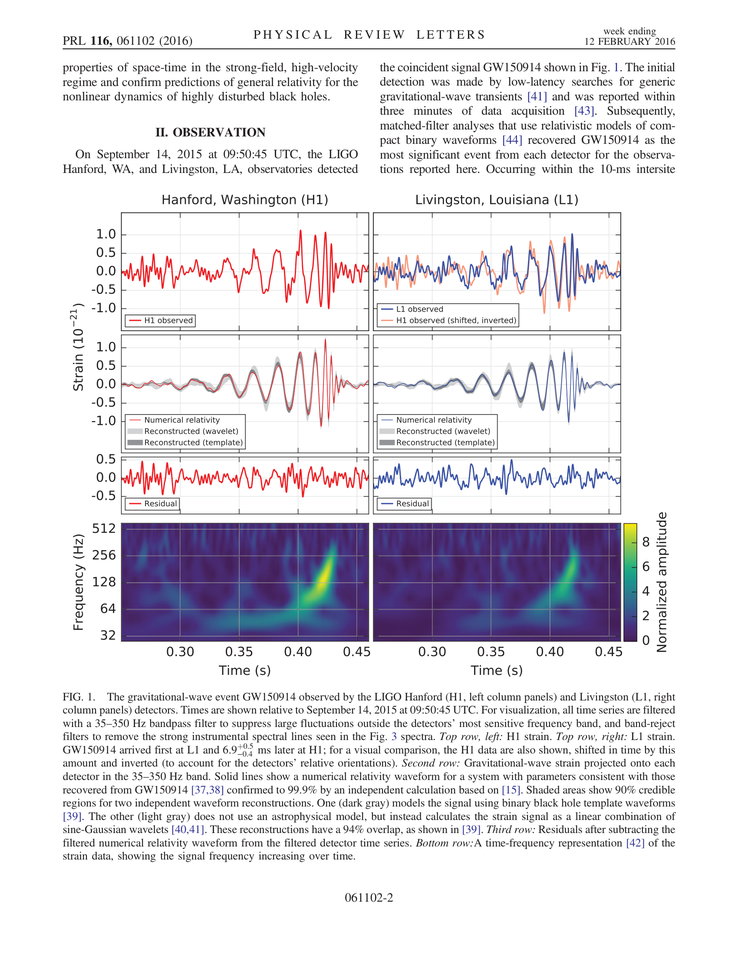
#> input picture examples/zemi/src/p02.png, 738 x 956 px, shrunk from 1700 x 2200 before the run
$ python -i pdf_pages.py   (imports and definitions only)
#> lines starting #> are read from the running program, lines starting #| are printed output that depends on the picture; after the words box and inside, x2 and y2 are one past the last pixel; in counts of white or black regions, pixels touching at a corner belong together
#> further down, picture is the input picture: PIL image 738x956 RGB; mean R, G, B 226.4, 224, 229.4
"""資料PDF（教科書スキャン・論文）を読むための画像化と、図の切り出し。

  ページを画像化（スキャンPDFは埋め込み画像をそのままの解像度で、見開きは左右に分割）:
    python pdf_pages.py extract 資料.pdf out_dir
      -> out_dir/p01.png, p01_L.png, p01_R.png（見開きのとき）, p01.txt（テキスト層があるとき）

  文だけを頁ごとに（テキスト層のある PDF。1回だけ作り、メインと担当はみなこれを読む。PDF を Read で開かない・読み出しを自分で書かない）:
    python pdf_pages.py text 資料.pdf [out_dir]          -> out_dir（既定は 資料_text/）に pNN.txt と目次 index.md。目次を出す
    python pdf_pages.py text 資料.pdf [out_dir] --pages 3-5   -> その頁の文を出す

  図の切り出し（黄ばんだ紙を白に、余白を自動トリム）:
    python pdf_pages.py crop out_dir/p05_L.png figs/fig7_14.png --box 380 1820 2200 2990
      --box は元画像のピクセル座標 (x0 y0 x1 y1)。--frac を付けると 0〜1 の比率で指定。
      --no-clean で色をそのまま残す（カラー写真など）。

Readツールで半ページ画像を見ると「Multiply coordinates by N」と表示されるので、
画面上の座標×N が元画像のピクセル座標になる。
"""
import argparse
import io
from pathlib import Path

from PIL import Image, ImageChops, ImageOps


# [82 lines left out: functions extract, text, clean_scan, not called in this run]


def trim(im: Image.Image, pad=12) -> Image.Image:
#> called with pad = 12
    bg = Image.new(im.mode, im.size, (255, 255, 255))
#> bg: PIL image 738x956 RGB; every value is 255
    diff = ImageChops.difference(im, bg).convert("L").point(lambda v: 255 if v > 40 else 0)
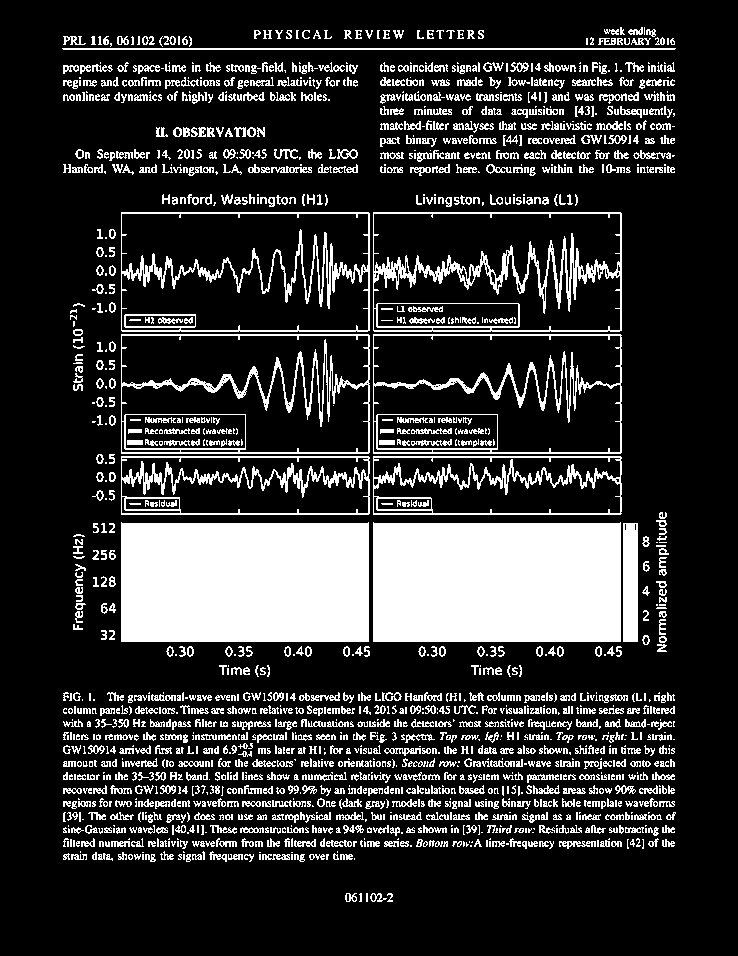
#> diff: PIL image 738x956 L; 19.7% white; 1641 white regions (595 under 20 px), largest, box (x1, y1, x2, y2) and area: (121, 522, 369, 642) 29514, (373, 522, 621, 642) 29514, (373, 212, 622, 332) 5428
    bbox = diff.getbbox()
#> bbox = (62, 27, 676, 902)
    if not bbox:
        return im
    x0, y0, x1, y1 = bbox
#> x0 = 62; y0 = 27; x1 = 676; y1 = 902
    return im.crop((max(0, x0 - pad), max(0, y0 - pad), min(im.width, x1 + pad), min(im.height, y1 + pad)))
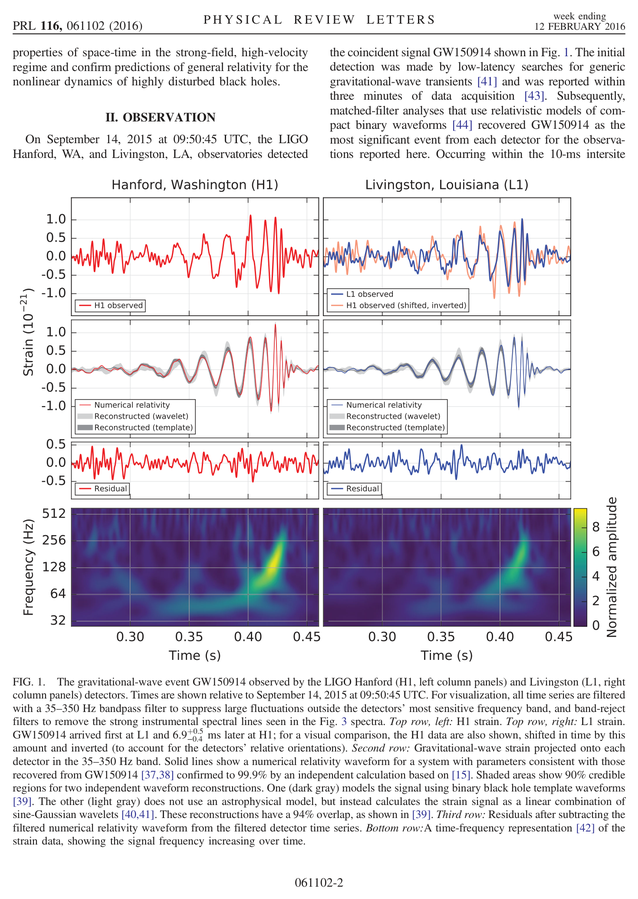
#> returned value: PIL image 638x899 RGB; mean R, G, B 219.8, 216.8, 223.5


# [12 lines left out: function crop, not called in this run]


# [19 lines not run here, left out]

>>> from PIL import Image
>>> picture = Image.open('../examples/zemi/src/p02.png')
>>> result = trim(picture)

$ run again, on examples/zemi/src/p06.png
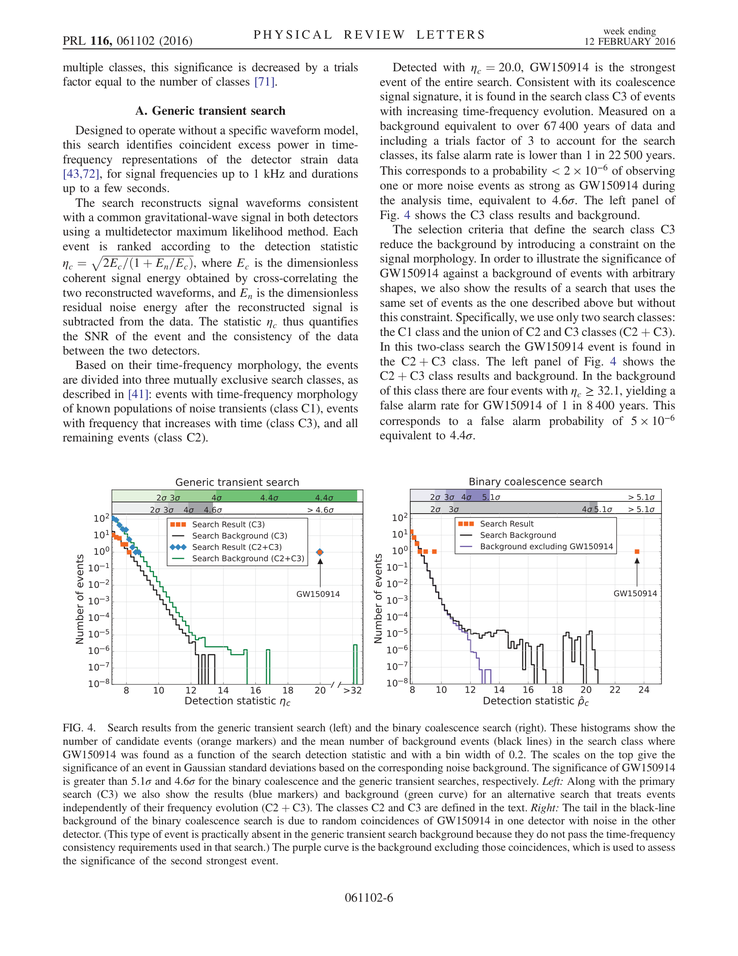
#> input picture examples/zemi/src/p06.png, 738 x 956 px, shrunk from 1700 x 2200 before the run
#> picture is the input picture: PIL image 738x956 RGB; mean R, G, B 237.6, 237.6, 237.5
#> bg: PIL image 738x956 RGB; every value is 255
#> in trim, `diff = ImageChops.difference(im, bg).convert("L").point(lambda v: 255 ..`:
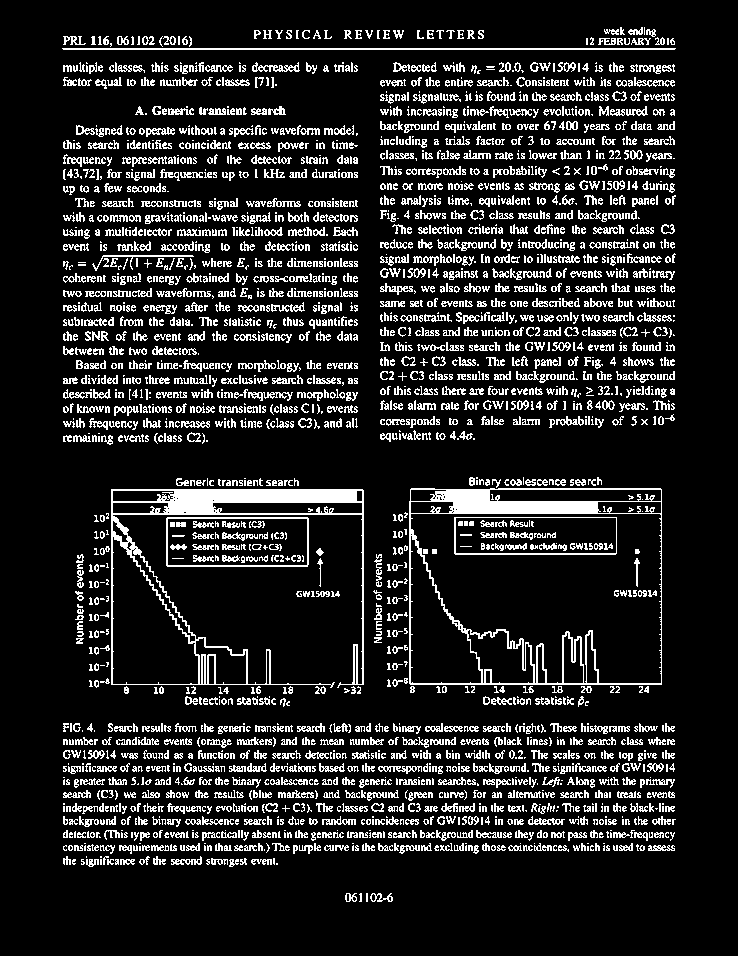
#> diff: PIL image 738x956 L; 13.9% white in thin lines or dots, all inside (x1, y1, x2, y2) = (62, 27, 676, 902)
#> bbox = (62, 27, 676, 902)
#> x0 = 62; y0 = 27; x1 = 676; y1 = 902
#> in trim, `return im.crop((max(0, x0 - pad), max(0, y0 - pad), min(im.width, x1 +..`:
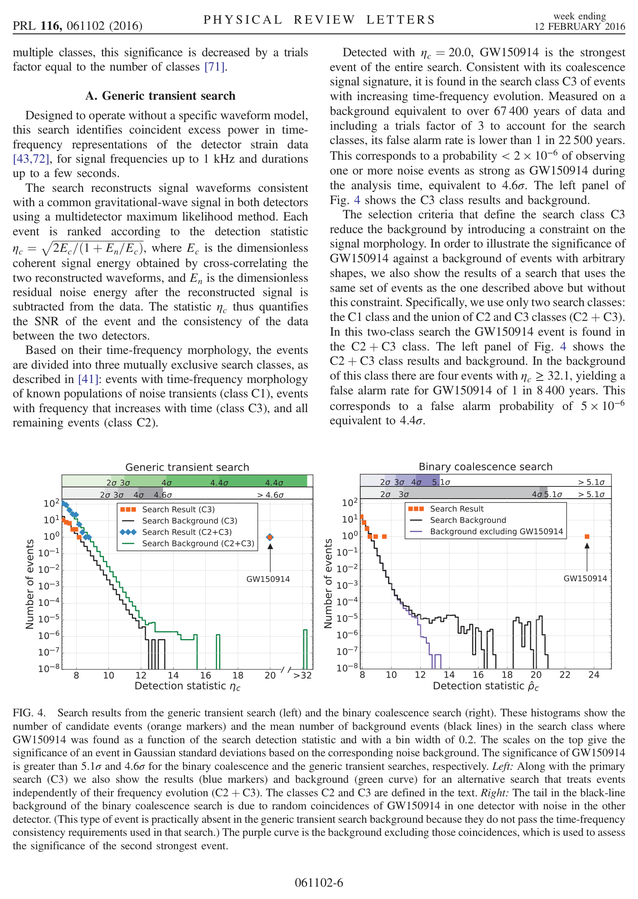
#> returned value: PIL image 638x899 RGB; mean R, G, B 233.6, 233.7, 233.4
